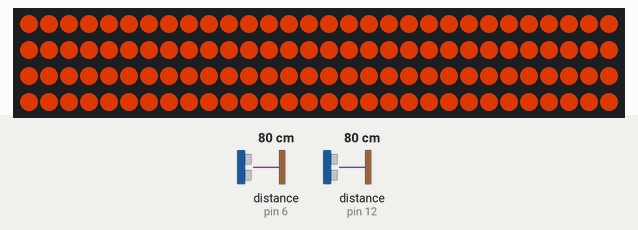
Bench run of a sketch on a simulated Arduino Uno, built with avr-gcc and run on an emulated ATmega328P. On the bench: 120 RGB LEDs in strip order, left to right, continuing on the next row. The inputs (shaded band) are chosen by the test bench; at power-on: distance to the obstacle (sensors on pin 6, pin 12) 80 cm. The echo pulse lasts 58.3 µs per cm; dim RGB values are drawn brighter than linear; what the sketch prints to the serial monitor is not drawn.

Above: at 3.2 s.
3.3 s: distance to the obstacle (sensor on pin 6) set to 9 cm
At 4.2 s:
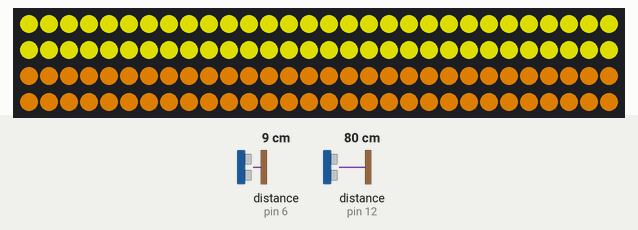
4.9 s: distance to the obstacle (sensor on pin 12) set to 18 cm
At 5.6 s:
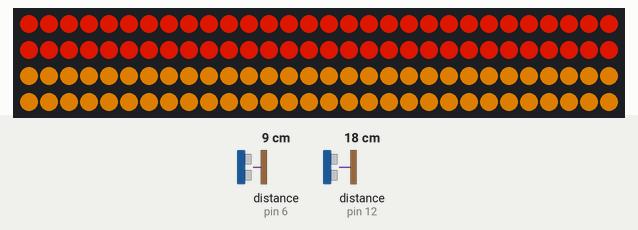
6.7 s: distance to the obstacle (sensor on pin 6) set to 2 cm
At 8.2 s:
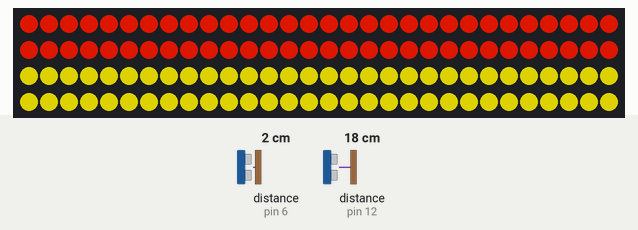
9.0 s: distance to the obstacle (sensor on pin 12) set to 250 cm
At 10.5 s:
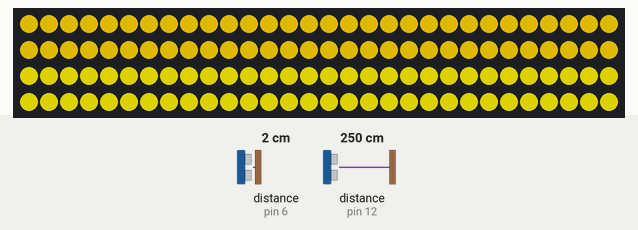
10.8 s: distance to the obstacle (sensor on pin 6) set to 250 cm
12.6 s: distance to the obstacle (sensor on pin 12) set to 2 cm
Timing chart, 0 to 15.3 s (numbered marks = the images above; inputs shaded):
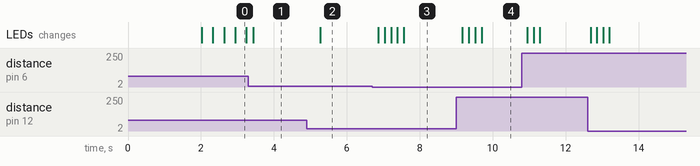

The sketch:

solar_shrine_led_effects.ino
```cpp
/*
 * Solar Shrine LED Effects
 * Dual-mode lighting system: attract mode and interactive mode
 * Extracted from solar_shrine_theremin.ino for standalone LED testing
 *
 * Hardware:
 * - 2x HC-SR04 ultrasonic sensors (pins 5,6,10,11)
 * - WS2812B/WS2815 LED strip (pin 3)
 *
 * Libraries Required:
 * - FastLED
 * - ArduinoJson
 * - NewPing
 */

#include <ArduinoJson.h>
#include <FastLED.h>
#include <NewPing.h>

// Sensor pins
const int trigPin1 = 11;  // Left sensor
const int echoPin1 = 12;
const int trigPin2 = 5;   // Right sensor
const int echoPin2 = 6;

// NewPing sensor objects
NewPing sonar1(trigPin1, echoPin1, 200); // Left sensor, max 200cm
NewPing sonar2(trigPin2, echoPin2, 200); // Right sensor, max 200cm

// LED strip configuration
#define LED_PIN 3
#define NUM_LEDS 120        // Adjust to your strip length
#define LED_TYPE WS2812B
#define COLOR_ORDER GRB

CRGB leds[NUM_LEDS];

// Range constants (in cm)
const float MIN_RANGE = 1.0;
const float MAX_RANGE = 20.0;

// Mode constants
enum LightMode {
  ATTRACT_MODE,
  INTERACTIVE_MODE,
  IDLE_MODE
};

// State variables
LightMode currentMode = ATTRACT_MODE;
unsigned long lastHandDetectedTime = 0;
const unsigned long INTERACTIVE_TIMEOUT = 10000;  // 10 seconds

// Attract mode variables
const float ATTRACT_PERIOD = 5000.0;  // 5 seconds in milliseconds
float attractPhaseOffset = 0.0;
bool usePhaseOffset = false;

// Hand detection averaging
const int SAMPLES = 5;
float distance1Samples[SAMPLES];
float distance2Samples[SAMPLES];
int sampleIndex = 0;
bool samplesInitialized = false;

// Last known interactive colors for smooth transition
CRGB lastLeftColor = CRGB::Yellow;
CRGB lastRightColor = CRGB::Yellow;

// Persistent color tracking for interactive mode
CRGB currentLeftColor = CRGB::Yellow;
CRGB currentRightColor = CRGB::Yellow;
unsigned long lastLeftUpdateTime = 0;
unsigned long lastRightUpdateTime = 0;
const unsigned long COLOR_PERSIST_TIMEOUT = 1000; // 1 second to persist color after hand lost

void setup() {
  Serial.begin(9600);
  delay(2000);

  // FastLED setup
  FastLED.addLeds<LED_TYPE, LED_PIN, COLOR_ORDER>(leds, NUM_LEDS);
  FastLED.setBrightness(150);

  // Initialize all LEDs to off
  fill_solid(leds, NUM_LEDS, CRGB::Black);
  FastLED.show();

  // Initialize sample arrays
  // for (int i = 0; i < SAMPLES; i++) {
  //   distance1Samples[i] = MAX_RANGE + 10;
  //   distance2Samples[i] = MAX_RANGE + 10;
  // }

  // // Startup LED sequence
  // playStartupSequence();
}

void playStartupSequence() {
  // Brief LED flash as startup indicator
  fill_solid(leds, NUM_LEDS, CRGB::White);
  FastLED.show();
  delay(200);
  fill_solid(leds, NUM_LEDS, CRGB::Black);
  FastLED.show();
  delay(200);

  // Rainbow sweep
  for (int i = 0; i < NUM_LEDS; i++) {
    leds[i] = CHSV(i * 255 / NUM_LEDS, 255, 255);
    FastLED.show();
    delay(20);
  }

  // Fade to black
  for (int brightness = 255; brightness >= 0; brightness -= 5) {
    FastLED.setBrightness(brightness);
    FastLED.show();
    delay(20);
  }

  // Reset brightness
  FastLED.setBrightness(150);
  fill_solid(leds, NUM_LEDS, CRGB::Black);
  FastLED.show();
}

float readDistanceNewPing(NewPing &sensor) {
  unsigned int distance = sensor.ping_cm();
  if (distance == 0) {
    // No echo detected - hand is covering sensor (very close)
    return MIN_RANGE - 0.5;  // Closer than minimum range
  }
  if (distance > MAX_RANGE) {
    return MAX_RANGE + 10; // Return invalid value for out of range
  }
  return (float)distance;
}

float getAveragedDistance(float samples[]) {
  float sum = 0;
  int validSamples = 0;

  for (int i = 0; i < SAMPLES; i++) {
    // Include "very close" readings (hands covering sensors) in the valid range
    if (samples[i] >= (MIN_RANGE - 0.5) && samples[i] <= MAX_RANGE) {
      sum += samples[i];
      validSamples++;
    }
  }

  // Require at least 3 out of 5 valid samples to prevent false readings
  if (validSamples < 3) {
    return MAX_RANGE + 10; // Return invalid value
  }

  return sum / validSamples;
}

void updateDistanceSamples(float distance1, float distance2) {
  distance1Samples[sampleIndex] = distance1;
  distance2Samples[sampleIndex] = distance2;

  sampleIndex = (sampleIndex + 1) % SAMPLES;

  if (!samplesInitialized && sampleIndex == 0) {
    samplesInitialized = true;
  }
}

CRGB getInteractiveColor(float distance) {
  if (distance < MIN_RANGE || distance > MAX_RANGE) {
    return CRGB::Black;
  }

  // Map distance to color: far = red, close = yellow
  float ratio = (distance - MIN_RANGE) / (MAX_RANGE - MIN_RANGE);
  ratio = constrain(ratio, 0.0, 1.0);

  // Red to Yellow interpolation through Orange
  int red = 255;
  int green = (int)(255 * (1.0 - ratio));
  int blue = 0;

  return CRGB(red, green, blue);
}

CRGB getAttractColor(unsigned long currentTime) {
  float phase;

  if (usePhaseOffset) {
    phase = attractPhaseOffset + (2.0 * PI * currentTime / ATTRACT_PERIOD);
    usePhaseOffset = false;
  } else {
    phase = 2.0 * PI * currentTime / ATTRACT_PERIOD;
  }

  // Sinusoidal fade from yellow to red
  float sineValue = (sin(phase) + 1.0) / 2.0;  // Normalize to 0-1

  int red = 255;
  int green = (int)(255 * sineValue);
  int blue = 0;

  return CRGB(red, green, blue);
}

void calculatePhaseOffset(CRGB currentColor) {
  float greenRatio = currentColor.green / 255.0;
  float sineValue = 2.0 * greenRatio - 1.0;
  sineValue = constrain(sineValue, -1.0, 1.0);

  attractPhaseOffset = asin(sineValue);
  usePhaseOffset = true;
}

void updateLEDs(float avgDistance1, float avgDistance2, bool handsDetected, unsigned long currentTime) {
  if (currentMode == ATTRACT_MODE) {
    // Both sides show the same attract color
    CRGB attractColor = getAttractColor(currentTime);
    fill_solid(leds, NUM_LEDS, attractColor);

  } else if (currentMode == INTERACTIVE_MODE) {
    // Left sensor (first half of strip) - persistent color handling
    CRGB leftColor = getInteractiveColor(avgDistance1);
    if (leftColor != CRGB::Black) {
      // Valid color detected - update current color and timestamp
      currentLeftColor = leftColor;
      lastLeftColor = leftColor;
      lastLeftUpdateTime = currentTime;
    } else {
      // No valid color - check if we should persist the last color
      if (currentTime - lastLeftUpdateTime < COLOR_PERSIST_TIMEOUT) {
        // Within persist timeout - keep showing current color
        leftColor = currentLeftColor;
      } else {
        // Past timeout - fall back to last known color
        leftColor = lastLeftColor;
      }
    }

    // Right sensor (second half of strip) - persistent color handling
    CRGB rightColor = getInteractiveColor(avgDistance2);
    if (rightColor != CRGB::Black) {
      // Valid color detected - update current color and timestamp
      currentRightColor = rightColor;
      lastRightColor = rightColor;
      lastRightUpdateTime = currentTime;
    } else {
      // No valid color - check if we should persist the last color
      if (currentTime - lastRightUpdateTime < COLOR_PERSIST_TIMEOUT) {
        // Within persist timeout - keep showing current color
        rightColor = currentRightColor;
      } else {
        // Past timeout - fall back to last known color
        rightColor = lastRightColor;
      }
    }

    // Apply colors to respective halves
    int halfPoint = NUM_LEDS / 2;
    for (int i = 0; i < halfPoint; i++) {
      leds[i] = leftColor;
    }
    for (int i = halfPoint; i < NUM_LEDS; i++) {
      leds[i] = rightColor;
    }

  } else {  // IDLE_MODE
    // Continue showing the last interactive colors (freeze the effect)
    int halfPoint = NUM_LEDS / 2;
    for (int i = 0; i < halfPoint; i++) {
      leds[i] = currentLeftColor;
    }
    for (int i = halfPoint; i < NUM_LEDS; i++) {
      leds[i] = currentRightColor;
    }
  }

  FastLED.show();
}

void loop() {
  unsigned long currentTime = millis();

  // Read sensors using NewPing
  float distance1 = readDistanceNewPing(sonar1);
  float distance2 = readDistanceNewPing(sonar2);

  // Update sample arrays
  updateDistanceSamples(distance1, distance2);

  // Get averaged distances
  float avgDistance1, avgDistance2;
  if (samplesInitialized) {
    avgDistance1 = getAveragedDistance(distance1Samples);
    avgDistance2 = getAveragedDistance(distance2Samples);
  } else {
    avgDistance1 = distance1;
    avgDistance2 = distance2;
  }

  // Check if hands are detected with strict validation
  bool inRange1 = (avgDistance1 >= MIN_RANGE && avgDistance1 <= MAX_RANGE);
  bool inRange2 = (avgDistance2 >= MIN_RANGE && avgDistance2 <= MAX_RANGE);
  bool handsDetected = inRange1 || inRange2;

  // Additional validation - if we're in attract mode and getting brief detections, ignore them
  static int falseDetectionCount = 0;
  if (currentMode == ATTRACT_MODE && handsDetected) {
    falseDetectionCount++;
    if (falseDetectionCount < 3) {  // Require 3 consecutive detections to switch modes
      handsDetected = false;
      inRange1 = false;
      inRange2 = false;
    }
  } else {
    falseDetectionCount = 0;  // Reset counter when no hands or in interactive mode
  }

  // Mode state machine
  if (handsDetected) {
    // Switch to interactive mode from any mode when hands detected
    if (currentMode != INTERACTIVE_MODE) {
      currentMode = INTERACTIVE_MODE;
    }
    lastHandDetectedTime = currentTime;
  } else {
    // No hands detected
    if (currentMode == INTERACTIVE_MODE) {
      // Just lost hands - switch to idle mode
      currentMode = IDLE_MODE;
      lastHandDetectedTime = currentTime;  // Start idle timer
    } else if (currentMode == IDLE_MODE &&
               (currentTime - lastHandDetectedTime) >= INTERACTIVE_TIMEOUT) {
      // Idle timeout reached - return to attract mode

      // Calculate smooth transition phase using current displayed colors
      CRGB transitionColor = (currentLeftColor.r + currentLeftColor.g > currentRightColor.r + currentRightColor.g) ?
                            currentLeftColor : currentRightColor;
      calculatePhaseOffset(transitionColor);

      currentMode = ATTRACT_MODE;
    }
  }

  // Update LED effects
  updateLEDs(avgDistance1, avgDistance2, handsDetected, currentTime);

  // Create JSON document for debugging/monitoring
  static LightMode lastReportedMode = ATTRACT_MODE;
  static bool lastHandsDetected = false;

  if (handsDetected || lastHandsDetected || (currentMode != lastReportedMode)) {
    StaticJsonDocument<400> doc;

    doc["left"] = int(avgDistance1);
    doc["right"] = int(avgDistance2);
    doc["hands_detected"] = handsDetected;
    doc["mode"] = (currentMode == ATTRACT_MODE) ? "attract" :
                  (currentMode == INTERACTIVE_MODE) ? "interactive" : "idle";
    doc["left_in_range"] = inRange1;
    doc["right_in_range"] = inRange2;

    // Add color values for monitoring
    if (currentMode == INTERACTIVE_MODE) {
      float leftOrange = inRange1 ? (1.0 - (avgDistance1 - MIN_RANGE) / (MAX_RANGE - MIN_RANGE)) :
                                   (lastLeftColor.green / 255.0);
      float rightOrange = inRange2 ? (1.0 - (avgDistance2 - MIN_RANGE) / (MAX_RANGE - MIN_RANGE)) :
                                    (lastRightColor.green / 255.0);

      doc["left_orange_value"] = leftOrange;
      doc["right_orange_value"] = rightOrange;
    }

    // Serialize JSON to string and send
    serializeJson(doc, Serial);
    Serial.println();

    lastReportedMode = currentMode;
    lastHandsDetected = handsDetected;
  }

  delay(20);  // Smooth LED updates
} 
```

Measured:
- after the input at 3.3 s, the LEDs: change after 0.14 s (image 1)
- after the input at 4.9 s, the LEDs: change after 0.37 s (image 2)
- after the input at 6.7 s, the LEDs: first change after 0.16 s (image 3 shows a later state)
- after the input at 9.0 s, the LEDs: first change after 0.17 s (image 4 shows a later state)
